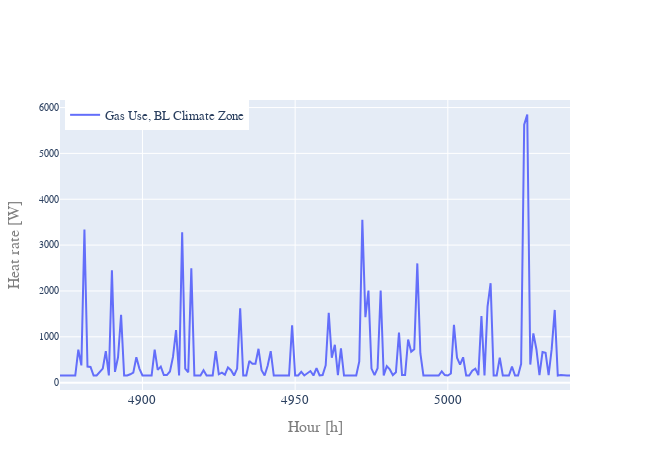

This figure's notebook cell:
### Code cell
data_bc = pd.DataFrame(data = \
        [ts_proj_cold[r['gas_use']]]).transpose()

fig = Plot(data_headers = ['Gas Use, BL Climate Zone'], \
                 outpath = '', save_image = False, title = '', label_h = 'Hour [h]', label_v = 'Heat rate [W]',\
                 legend = True, duration_curve = False, margin_l = m_l, margin_b = m_b,\
                 notebook_mode = True, width = w, height = h, fontsize = f, legend_x = 0.01, legend_y = 1.).\
            series(data_bc[first_hour: last_hour], outfile = '', index_in_a_column = None, modes = 'lines')

### Figure 1 — Plotly figure (JSON) as saved in the notebook; plotly's stock layout.template omitted (floating-point values rounded to 4 significant figures; data arrays with more than 128 entries replaced by an {"elided": "..."} marker saying what was removed)
{"data": [{"mode": "lines", "name": "Gas Use, BL Climate Zone", "type": "scatter", "x": {"elided": "168 int values"}, "y": {"elided": "168 float values"}}], "layout": {"font": {"family": "arial", "size": 16}, "height": 450, "legend": {"font": {"family": "arial", "size": 12.8}, "x": 0.01, "y": 1}, "margin": {"b": 60, "l": 60}, "showlegend": true, "title": {"font": {"family": "arial", "size": 16}, "text": ""}, "width": 650, "xaxis": {"tickfont": {"size": 12.8}, "title": {"font": {"color": "#7f7f7f", "size": 16}, "text": "Hour [h]"}}, "yaxis": {"tickfont": {"size": 9.6}, "title": {"font": {"color": "#7f7f7f", "size": 16}, "text": "Heat rate [W]"}}}}
